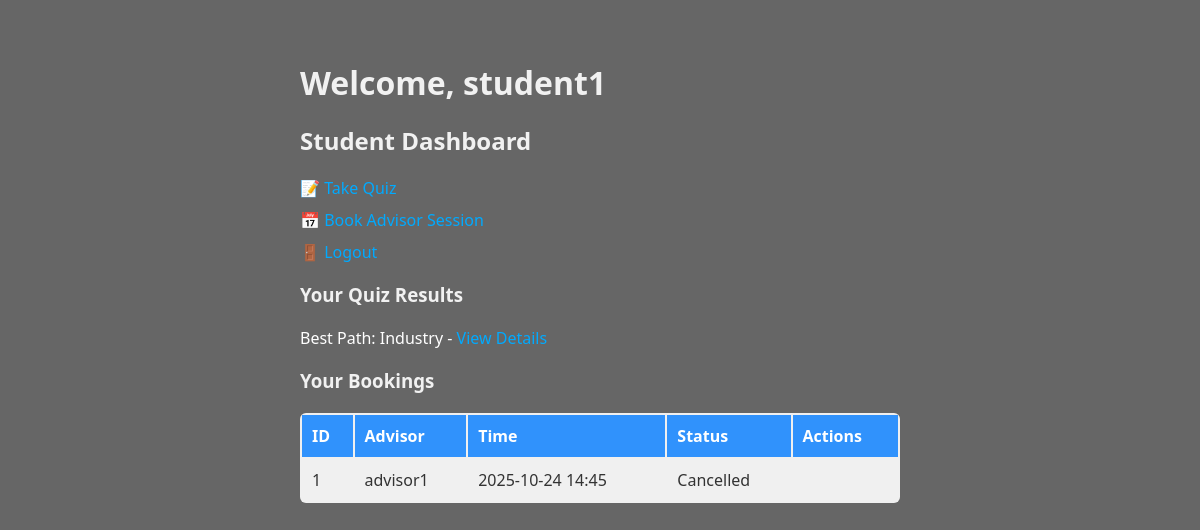
The app's page /student/dashboard (signed in) with its own data.
### models.py (models this page shows, shortened)
class User(UserMixin, db.Model):
    id = db.Column(db.Integer, primary_key=True)
    username = db.Column(db.String(64), unique=True, nullable=False)
    email = db.Column(db.String(120), unique=True, nullable=False)
    password_hash = db.Column(db.String(128), nullable=False)
    role = db.Column(db.String(20), nullable=False)  # student | advisor
    course = db.Column(db.String(100))  # e.g., BSc in Physics, etc.

class QuizResult(db.Model):
    id = db.Column(db.Integer, primary_key=True)
    student_id = db.Column(db.Integer, db.ForeignKey("user.id"))
    industry_score = db.Column(db.Integer, default=0)
    research_score = db.Column(db.Integer, default=0)
    academia_score = db.Column(db.Integer, default=0)
    chosen_path = db.Column(db.String(20))

class Booking(db.Model):
    id = db.Column(db.Integer, primary_key=True)
    student_id = db.Column(db.Integer, db.ForeignKey("user.id"))
    advisor_id = db.Column(db.Integer, db.ForeignKey("user.id"))
    start_time = db.Column(db.DateTime)  # Changed to DateTime for proper handling
    status = db.Column(db.String(20), default="booked")
    student = db.relationship('User', foreign_keys=[student_id], backref="student_bookings")
    advisor = db.relationship('User', foreign_keys=[advisor_id], backref="advisor_bookings")
    __table_args__ = (
        db.UniqueConstraint('advisor_id', 'start_time', name='unique_advisor_slot'),
    )

### myapp.py (the view)
@app.route("/student/dashboard")
@login_required
def student_dashboard():
    if current_user.role != "student":
        flash("Access denied.")
        return redirect(url_for("index"))
    results = QuizResult.query.filter_by(student_id=current_user.id).all()
    bookings = Booking.query.filter_by(student_id=current_user.id).order_by(Booking.start_time).all()
    return render_template(
        "student_dashboard.html",
        username=current_user.username,
        course=current_user.course,
        results=results,
        bookings=bookings
    )

### myapp.py (called while the page is built)
@login_manager.user_loader
def load_user(user_id):
    return User.query.get(int(user_id))

### templates/student_dashboard.html (shortened to what this page needs)
<!DOCTYPE html>
<html lang="en">
<head>
  <link rel="stylesheet" href="{{ url_for('static', filename='style.css') }}">
</head>
<body>
  <div class="content-wrapper">
    <h1>Welcome, {{ username }}</h1>
    <h2>Student Dashboard</h2>
    <ul>
      <li><a href="{{ url_for('quiz') }}">📝 Take Quiz</a></li>
      <li><a href="{{ url_for('book_session') }}">📅 Book Advisor Session</a></li>
      <li><a href="{{ url_for('logout') }}">🚪 Logout</a></li>
    </ul>
    <h3>Your Quiz Results</h3>
    {% if results %}
      <ul>
        {% for r in results %}
          <li>Best Path: {{ r.chosen_path | capitalize }} - <a href="{{ url_for('results', result_id=r.id) }}">View Details</a></li>
        {% endfor %}
      </ul>
    {% else %}
      <p>No quiz results yet. Take the quiz!</p>
    {% endif %}
    <h3>Your Bookings</h3>
    {% if bookings %}
      <table>
        <tr><th>ID</th><th>Advisor</th><th>Time</th><th>Status</th><th>Actions</th></tr>
        {% for b in bookings %}
          <tr>
            <td>{{ b.id }}</td>
            <td>{{ b.advisor.username }}</td>
            <td>{{ b.start_time.strftime('%Y-%m-%d %H:%M') }}</td>
            <td>{{ b.status | capitalize }}</td>
            <td>
            </td>
          </tr>
        {% endfor %}
      </table>
    {% else %}
      <p>No bookings yet.</p>
    {% endif %}
  </div>
</body>
</html>

### static/style.css (style rules this page uses)
body { font-family: 'Segoe UI', Tahoma, Geneva, Verdana, sans-serif; background: url("https://images.unsplash.com/photo-1581092588429-9b6f8d69e51e?auto=format&fit=crop&w=1400&q=80") no-repeat center center fixed; background-size: cover; color: #fff; display: flex; flex-direction: column; justify-content: flex-start; min-height: 100vh; margin: 0; }
body::before { content: ""; position: fixed; top: 0; left: 0; width: 100%; height: 100%; background-color: rgba(0, 0, 0, 0.6); z-index: -1; }
.content-wrapper { width: 100%; max-width: 600px; margin: 20px auto; padding: 20px; min-height: auto; }
h1, h2, h3, h4 { color: #f1f1f1; margin-bottom: 20px; font-weight: 600; }
a { color: #00aaff; text-decoration: none; }
table { width: 100%; max-width: 600px; background-color: rgba(255, 255, 255, 0.9); border-radius: 6px; overflow: hidden; margin: 20px auto; }
th, td { padding: 10px; text-align: left; color: #333; }
th { background-color: rgba(0, 123, 255, 0.8); color: white; }
ul { list-style-type: none; padding: 0; }
li { margin: 10px 0; }

### records on screen
User: username "student1"
QuizResult: chosen_path "Industry"
Booking: id "1", advisor.username "advisor1", start_time "2025-10-24 14:45", status "Cancelled"
